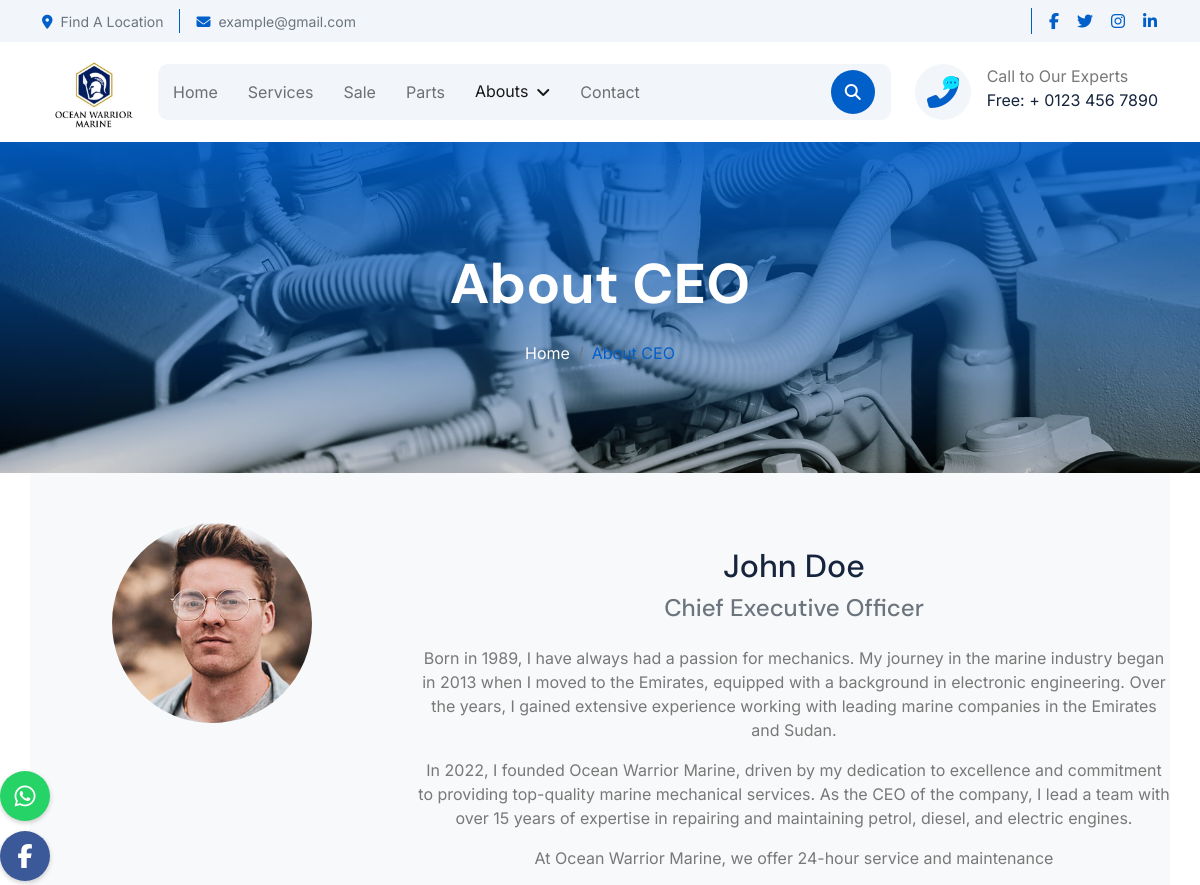
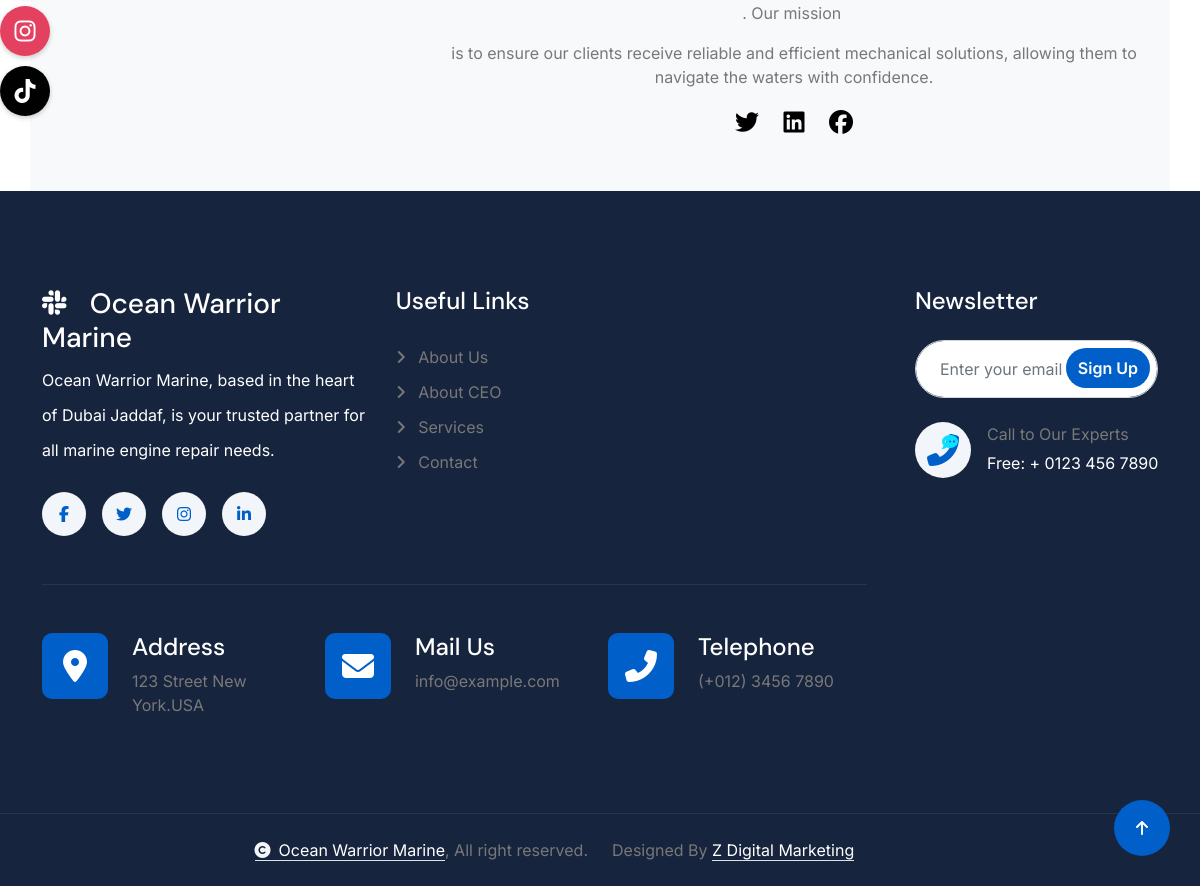
The app's page /about-ceo/ with its own data (2 pictures, top to bottom).
### settings/models.py (models this page shows, shortened)
class Settings(models.Model):
    site_name = models.CharField( max_length=50)
    logo = models.ImageField( upload_to='setting/')
    phone1 = models.CharField( max_length=30)
    phone2 = models.CharField( max_length=30 , blank=True , null=True)
    email1 = models.EmailField( max_length=254)
    email2 = models.EmailField( max_length=254 ,blank=True , null=True)
    description = models.TextField(max_length=1000)
    fb_link = models.URLField( max_length=200)
    tiktok_link = models.URLField( max_length=200)
    instagram_link = models.URLField( max_length=200)
    whatsapp_link = models.URLField( max_length=200)
    address = models.CharField( max_length=50)
    views = models.PositiveIntegerField(default=0)
    class Meta:
        verbose_name = ("Info")
        verbose_name_plural = ("Info")

### about/models.py (models this page shows, shortened)
class About(models.Model):
    name = models.CharField(max_length=150)
    title = models.CharField(max_length=150)
    description = models.TextField(("description"),max_length=100000)
    image_cover = models.ImageField(upload_to='about/')
    class Meta:
        verbose_name = ("About CEO")
        verbose_name_plural = ("About CEO")

### about/views.py (the view)
# urls.py: path('' , views.about , name='about_ceo'),
def about(request):
    about_ceo = About.objects.last()
    context = {
        'about_ceo':about_ceo,
    }
    return render(request , 'about_ceo.html' , context)

### about/templates/about_ceo.html (shortened to what this page needs)
{% extends "base.html" %}
{% load static %}
{% block body %}
        <div class="container-fluid bg-breadcrumb">
            <div class="container text-center py-5" style="max-width: 900px;">
                <h4 class="text-white display-4 mb-4 wow fadeInDown" data-wow-delay="0.1s">About CEO</h4>
                <ol class="breadcrumb d-flex justify-content-center mb-0 wow fadeInDown" data-wow-delay="0.3s">
                    <li class="breadcrumb-item"><a href="/">Home</a></li>
                    <li class="breadcrumb-item active text-primary">About CEO</li>
                </ol>
            </div>
        </div>
         <div class="container ceo-section">
    <div class="row justify-content-center text-center">
        <div class="col-md-4">
            <img src="{% if about_ceo.image_cover %}{{ about_ceo.image_cover.url }}{% else %}https://via.placeholder.com/200{% endif %}" alt="CEO Image" class="ceo-image img-fluid">
        </div>
        <div class="col-md-8">
            <h2 class="mt-4">John Doe</h2>
            <h4 class="text-muted">Chief Executive Officer</h4>
            <p class="mt-4">
                {{about_ceo.description|safe}}
            </p>
            <div class="social-icons">
                <a href="https://twitter.com" target="_blank"><i class="fab fa-twitter"></i></a>
                <a href="https://linkedin.com" target="_blank"><i class="fab fa-linkedin"></i></a>
                <a href="https://facebook.com" target="_blank"><i class="fab fa-facebook"></i></a>
            </div>
        </div>
    </div>
</div>
{% endblock %}

### templates/base.html (shortened to what this page needs)
<!DOCTYPE html>
{% load static %}
<html lang="en">
<head>
    <link rel="stylesheet" href="https://use.fontawesome.com/releases/v5.15.4/css/all.css" />
    <link href="https://cdn.jsdelivr.net/npm/bootstrap-icons@1.4.1/font/bootstrap-icons.css" rel="stylesheet">
    <link rel="stylesheet" href="https://unpkg.com/swiper/swiper-bundle.min.css">
    <link rel="stylesheet" href="{% static 'lib/animate/animate.min.css'%}" />
    <link href="{% static 'lib/lightbox/css/lightbox.min.css'%}" rel="stylesheet">
    <link href="{% static 'lib/owlcarousel/assets/owl.carousel.min.css'%}" rel="stylesheet">
    <link href="{% static 'css/bootstrap.min.css'%}" rel="stylesheet">
    <link href="{% static 'css/all.min.css'%}" rel="stylesheet">
    <link href="{% static 'css/style.css'%}" rel="stylesheet">
</head>
<body>
    <div class="container-fluid topbar px-0 px-lg-4 bg-light py-2 d-none d-lg-block">
        <div class="container">
            <div class="row gx-0 align-items-center">
                <div class="col-lg-8 text-center text-lg-start mb-lg-0">
                    <div class="d-flex flex-wrap">
                        <div class="border-end border-primary pe-3">
                            <a href="#" class="text-muted small"><i
                                    class="fas fa-map-marker-alt text-primary me-2"></i>Find A Location</a>
                        </div>
                        <div class="ps-3">
                            <a href="mailto:example@gmail.com" class="text-muted small"><i
                                    class="fas fa-envelope text-primary me-2"></i>example@gmail.com</a>
                        </div>
                    </div>
                </div>
                <div class="col-lg-4 text-center text-lg-end">
                    <div class="d-flex justify-content-end">
                        <div class="d-flex border-start border-primary ps-3">
                            <a class="btn p-0 text-primary me-3" href="#"><i class="fab fa-facebook-f"></i></a>
                            <a class="btn p-0 text-primary me-3" href="#"><i class="fab fa-twitter"></i></a>
                            <a class="btn p-0 text-primary me-3" href="#"><i class="fab fa-instagram"></i></a>
                            <a class="btn p-0 text-primary me-0" href="#"><i class="fab fa-linkedin-in"></i></a>
                        </div>
                    </div>
                </div>
            </div>
        </div>
    </div>
    <div class="container-fluid nav-bar px-0 px-lg-4 py-lg-0">
        <div class="container">
            <nav class="navbar navbar-expand-lg navbar-light">
                <a href="/" class="navbar-brand p-0">
                    <img src="{{myfooter.logo.url}}" height="100px" width="100px" alt="Logo">
                </a>
                <div class="collapse navbar-collapse" id="navbarCollapse">
                    <div class="navbar-nav mx-0 mx-lg-auto">
                        <a href="/" class="nav-item nav-link {% if request.path == '/' %}active{% endif %}">Home</a>
                        <a href="{% url 'services'%}"
                            class="nav-item nav-link {% if request.path == '/services/' %}active{% endif %}">Services</a>
                        <a href="{% url 'on_sale'%}"
                            class="nav-item nav-link {% if request.path == '/boats/on_sale/' %}active{% endif %}">Sale</a>
                        <a href="{% url 'parts'%}"
                            class="nav-item nav-link {% if request.path == '/boats/parts/' %}active{% endif %}">Parts</a>
                        <div class="nav-item dropdown">
                            <a href="#" class="nav-link {% if 'about' in request.path %} active {% endif %}"
                                data-bs-toggle="dropdown">
                                <span class="dropdown-toggle">Abouts</span>
                            </a>
                        </div>
                        <a href="{% url 'contact'%}"
                            class="nav-item {% if request.path == '/contact/' %}active{% endif %} nav-link">Contact</a>
                        <div class="nav-btn px-3">
                            <button class="btn-search btn btn-primary btn-md-square rounded-circle flex-shrink-0"
                                data-bs-toggle="modal" data-bs-target="#searchModal"><i
                                    class="fas fa-search"></i></button>
                        </div>
                    </div>
                </div>
                <div class="d-none d-xl-flex flex-shrink-0 ps-4">
                    <a href="#" class="btn btn-light btn-lg-square rounded-circle position-relative wow tada"
                        data-wow-delay=".9s">
                        <i class="fa fa-phone-alt fa-2x"></i>
                        <div class="position-absolute" style="top: 7px; right: 12px;">
                            <span><i class="fa fa-comment-dots text-secondary"></i></span>
                        </div>
                    </a>
                    <div class="d-flex flex-column ms-3">
                        <span>Call to Our Experts</span>
                        <a href="tel:+ 0123 456 7890"><span class="text-dark">Free: + 0123 456 7890</span></a>
                    </div>
                </div>
            </nav>
        </div>
    </div>
     <div class="social-icons-side">
        <a href="https://wa.me/{{myfooter.phone1}}" class="whatsapp-side" target="_blank"><i class="fab fa-whatsapp"></i></a>
        <a href="{{myfooter.fb_link}}" class="facebook-side" target="_blank"><i class="fab fa-facebook-f"></i></a>
        <a href="{{myfooter.instagram_link}}" class="instagram-side" target="_blank"><i class="fab fa-instagram"></i></a>
        <a href="{{myfooter.tiktok_link}}" class="tiktok-side" target="_blank"><i class="fab fa-tiktok"></i></a>
    </div>
    {% block body %}
    {% endblock body %}
    <div class="container-fluid footer py-5 wow fadeIn" data-wow-delay="0.2s">
        <div class="container py-5">
            <div class="row g-5">
                <div class="col-xl-9">
                    <div class="mb-5">
                        <div class="row g-4">
                            <div class="col-md-6 col-lg-6 col-xl-5">
                                <div class="footer-item">
                                    <a href="/" class="p-0">
                                        <h3 class="text-white"><i class="fab fa-slack me-3"></i> {{myfooter.site_name}}
                                        </h3>
                                    </a>
                                    <p class="text-white mb-4">{{myfooter.description}}</p>
                                    <div class="footer-btn d-flex">
                                        <a class="btn btn-md-square rounded-circle me-3" href="#"><i
                                                class="fab fa-facebook-f"></i></a>
                                        <a class="btn btn-md-square rounded-circle me-3" href="#"><i
                                                class="fab fa-twitter"></i></a>
                                        <a class="btn btn-md-square rounded-circle me-3" href="#"><i
                                                class="fab fa-instagram"></i></a>
                                        <a class="btn btn-md-square rounded-circle me-0" href="#"><i
                                                class="fab fa-linkedin-in"></i></a>
                                    </div>
                                </div>
                            </div>
                            <div class="col-md-6 col-lg-6 col-xl-3">
                                <div class="footer-item">
                                    <h4 class="text-white mb-4">Useful Links</h4>
                                    <a href="{% url 'about_us'%}"><i class="fas fa-angle-right me-2"></i> About Us</a>
                                    <a href="{% url 'about_ceo'%}"><i class="fas fa-angle-right me-2"></i> About CEO</a>
                                    <a href="{% url 'services'%}"><i class="fas fa-angle-right me-2"></i> Services</a>
                                    <a href="{% url 'contact'%}"><i class="fas fa-angle-right me-2"></i> Contact</a>
                                </div>
                            </div>
                        </div>
                    </div>
                    <div class="pt-5" style="border-top: 1px solid rgba(255, 255, 255, 0.08);">
                        <div class="row g-0">
                            <div class="col-12">
                                <div class="row g-4">
                                    <div class="col-lg-6 col-xl-4">
                                        <div class="d-flex">
                                            <div class="btn-xl-square bg-primary text-white rounded p-4 me-4">
                                                <i class="fas fa-map-marker-alt fa-2x"></i>
                                            </div>
                                            <div>
                                                <h4 class="text-white">Address</h4>
                                                <p class="mb-0">123 Street New York.USA</p>
                                            </div>
                                        </div>
                                    </div>
                                    <div class="col-lg-6 col-xl-4">
                                        <div class="d-flex">
                                            <div class="btn-xl-square bg-primary text-white rounded p-4 me-4">
                                                <i class="fas fa-envelope fa-2x"></i>
                                            </div>
                                            <div>
                                                <h4 class="text-white">Mail Us</h4>
                                                <p class="mb-0">info@example.com</p>
                                            </div>
                                        </div>
                                    </div>
                                    <div class="col-lg-6 col-xl-4">
                                        <div class="d-flex">
                                            <div class="btn-xl-square bg-primary text-white rounded p-4 me-4">
                                                <i class="fa fa-phone-alt fa-2x"></i>
                                            </div>
                                            <div>
                                                <h4 class="text-white">Telephone</h4>
                                                <p class="mb-0">(+012) 3456 7890</p>
                                            </div>
                                        </div>
                                    </div>
                                </div>
                            </div>
                        </div>
                    </div>
                </div>
                <div class="col-xl-3">
                    <div class="footer-item">
                        <h4 class="text-white mb-4">Newsletter</h4>
<div class="position-relative rounded-pill mb-4">
    <form id="newsletterForm" action="{% url 'newsletters' %}" method="POST">
        <input class="form-control rounded-pill w-100 py-3 ps-4 pe-5" name="email" type="email"
               placeholder="Enter your email" required>
        <button type="submit" class="btn btn-primary rounded-pill position-absolute top-0 end-0 py-2 mt-2 me-2">Sign Up</button>
    </form>
</div>
                        <div class="d-flex flex-shrink-0">
                            <div class="footer-btn">
                                <a href="#" class="btn btn-lg-square rounded-circle position-relative wow tada"
                                    data-wow-delay=".9s">
                                    <i class="fa fa-phone-alt fa-2x"></i>
                                    <div class="position-absolute" style="top: 2px; right: 12px;">
                                        <span><i class="fa fa-comment-dots text-secondary"></i></span>
                                    </div>
                                </a>
                            </div>
                            <div class="d-flex flex-column ms-3 flex-shrink-0">
                                <span>Call to Our Experts</span>
                                <a href="tel:+ 0123 456 7890"><span class="text-white">Free: + 0123 456 7890</span></a>
                            </div>
                        </div>
                    </div>
                </div>
            </div>
        </div>
    </div>
    <div class="container-fluid copyright py-4">
        <div class="container">
            <div class="row g-4 align-items-center">
                <div class="col-md-6 text-center text-md-end mb-md-0">
                    <span class="text-body"><a href="/" class="border-bottom text-white"><i
                                class="fas fa-copyright text-light me-2"></i>{{myfooter.site_name}}</a>, All right
                        reserved.</span>
                </div>
                <div class="col-md-6 text-center text-md-start text-body">
                    Designed By <a class="border-bottom text-white" href="https://htmlcodex.com">Z Digital Marketing</a>
                </div>
            </div>
        </div>
    </div>
    <a href="#" class="btn btn-primary btn-lg-square rounded-circle back-to-top"><i class="fa fa-arrow-up"></i></a>
</body>
</html>

### records on screen
Settings: logo (picture), site_name "Ocean Warrior Marine", description "Ocean Warrior Marine, based in the heart of Dubai Jaddaf, is your trusted partner for all marine engine repair needs."
About: image_cover (picture), description "Born in 1989, I have always had a passion for mechanics. My journey in the marine industry began in 2013 when I moved to the Emirates, equipped with a background in electronic engineering. Over the years, I gained extensive experience working with leading marine companies in the Emirates and Sudan. In 2022, I founded Ocean Warrior Marine, driven by my dedication to excellence and commitment to providing top-quality marine mechanical services. As the CEO of the company, I lead a team with over 15 years of expertise in repairing and maintaining petrol, diesel, and electric engines. At Ocean Warrior Marine, we offer 24-hour service and maintenance . Our mission is to ensure our clients receive…"
